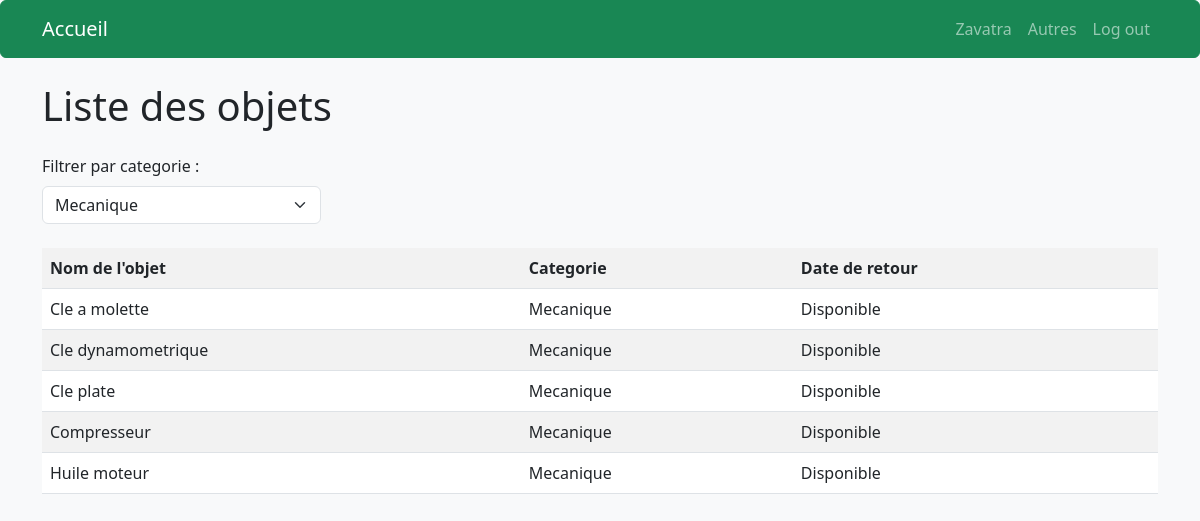
Screenshot of /pages/objet.php?categorie=3 with the database file from the repository.
### tables this page shows
Create table Emprunter_objet (
    id_objet int auto_increment primary key,
    nom_objet VARCHAR(150) ,
    id_categorie int ,
    id_membre int ,
    FOREIGN KEY (id_categorie) REFERENCES Emprunter_categorie(id_categorie),
    FOREIGN KEY (id_membre) REFERENCES Emprunter_membre(id_membre)
);

Create table Emprunter_categorie (
    id_categorie int auto_increment primary key,
    nom_categorie VARCHAR(100)
);

### inc/connection.php (called while the page is built, shortened)
<?php
function dbconnect()
{
    static $connect = null;
    if ($connect === null) {
        $connect = mysqli_connect('localhost', 'root', '', 'db_s2_ETU004013');
        mysqli_set_charset($connect, 'utf8mb4');
    }
    return $connect;
}
?>

### inc/functions.php (called while the page is built, shortened)
<?php
require('connection.php');
function getAllCategories() {
    return mysqli_query(dbconnect(), "SELECT * FROM Emprunter_categorie
    ORDER BY nom_categorie");
}
function getAllObjets($id_categorie = 0) {
    $sql = "SELECT o.id_objet, o.nom_objet, c.nom_categorie, e.date_emprunt, e.date_retour
    FROM Emprunter_objet o JOIN Emprunter_categorie c ON o.id_categorie = c.id_categorie
    LEFT JOIN Emprunter_emprunt e ON o.id_objet = e.id_objet AND e.date_retour IS NULL";
    if ($id_categorie > 0) {
        $id_categorie = (int)$id_categorie;
        $sql .= " WHERE o.id_categorie = $id_categorie";
    }
    $sql .= " ORDER BY o.nom_objet";
    return mysqli_query(dbconnect(), $sql);
}
?>

### pages/objet.php (the view, shortened to what this page needs)
<?php
require('../inc/functions.php');
$categories = getAllCategories();
$id_categorie = (int)($_GET['categorie'] ?? 0);
$objets = getAllObjets($id_categorie);
?>
<!DOCTYPE html>
<html lang="fr">
<head>
<link href="https://cdn.jsdelivr.net/npm/bootstrap@5.3.0/dist/css/bootstrap.min.css" rel="stylesheet" />
</head>
<body class="bg-light">
<header>
    <nav class="navbar navbar-expand-lg navbar-dark btn btn-success">
        <div class="container">
            <a href="objet.php" class="navbar-brand">Accueil</a>
        <div class="collapse navbar-collapse" id="mainNavbar">
            <ul class="navbar-nav ms-auto">
                <li class="nav-item">
                    <a href="#" class="nav-link">Zavatra</a>
                </li>
                <li class="nav-item">
                    <a href="#" class="nav-link">Autres</a>
                </li>
                <li>
                    <form action="logout.php" method="post">
                        <button type="submit" name="logout" class="nav-link">Log out</button>
                    </form>
                </li>
            </ul>
        </div>
        </div>
    </nav>
</header>
<main>
<div class="container py-4">
    <h1 class="mb-4">Liste des objets</h1>
    <form method="get" class="mb-4 w-25">
        <label for="categorie" class="form-label">Filtrer par categorie :</label>
        <select name="categorie" id="categorie" class="form-select" onchange="this.form.submit()">
            <?php foreach ($categories as $cat) { ?>
                <option value="<?php echo $cat['id_categorie']; ?>" <?= $id_categorie === (int)$cat['id_categorie'] ? 'selected' : '' ?>>
                    <?php echo $cat['nom_categorie']; ?>
                </option>
            <?php } ?>
        </select>
    </form>
    <table class="table table-striped">
        <tr>
            <th>Nom de l'objet</th>
            <th>Categorie</th>
            <th>Date de retour</th>
        </tr>
        <?php if (mysqli_num_rows($objets) > 0){  ?>
            <?php while ($objet = mysqli_fetch_assoc($objets)) {  ?>
                <tr>
                    <td><?php echo $objet['nom_objet']; ?></td>
                    <td><?php echo $objet['nom_categorie']; ?></td>
                    <td>
                        <?php echo $objet['date_retour'] ? $objet['date_retour'] : 'Disponible' ?>
                    </td>
                </tr>
            <?php } ?>
        <?php } else {  ?>
            <tr>
                <td colspan="3" class="text-center">Aucun objet trouve.</td>
            </tr>
        <?php } ?>
    </table>
</div>
</main>
</body>
</html>

### rows the page displays
emprunter_objet: nom_objet "Cle a molette", id_categorie.nom_categorie "Mecanique"
emprunter_objet: nom_objet "Cle dynamometrique", id_categorie.nom_categorie "Mecanique"
emprunter_objet: nom_objet "Cle plate", id_categorie.nom_categorie "Mecanique"
emprunter_objet: nom_objet "Compresseur", id_categorie.nom_categorie "Mecanique"
emprunter_objet: nom_objet "Huile moteur", id_categorie.nom_categorie "Mecanique"

### other values shown
form field categorie "Mecanique"
